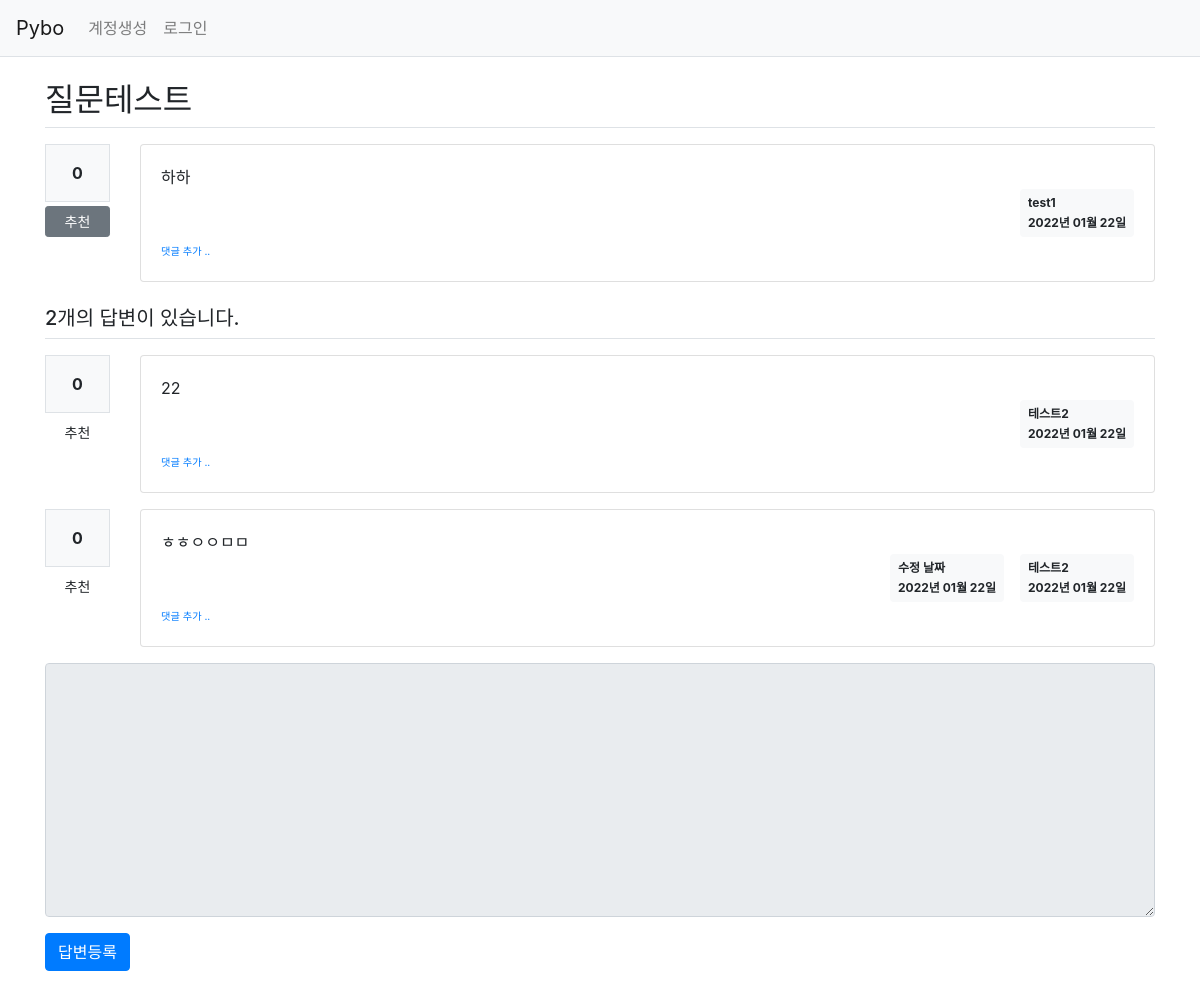
The app's page /question/detail/304/, older data.
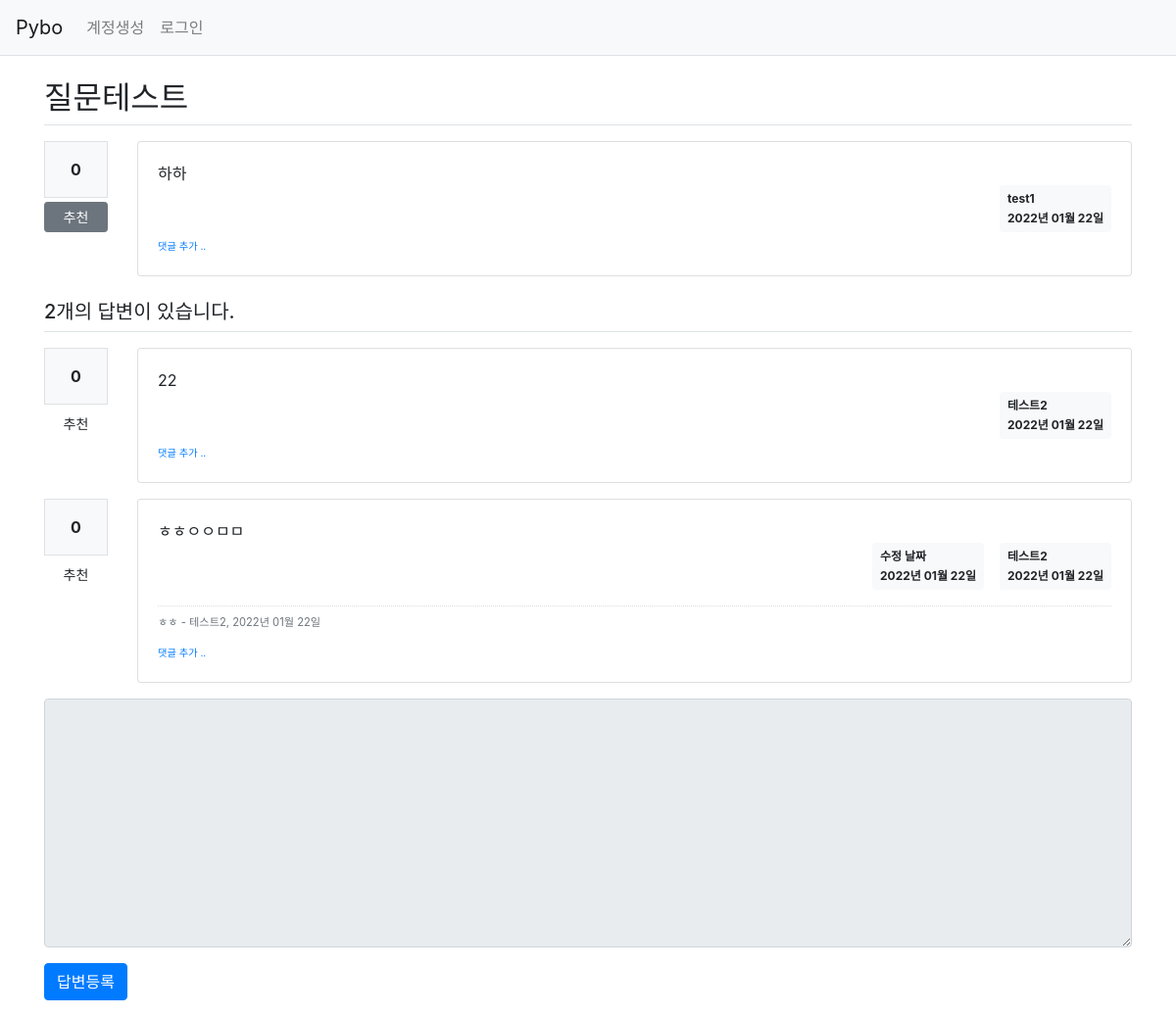
The same page, newer data.
### pybo/models.py (models this page shows)
class Answer(db.Model):
  id = db.Column(db.Integer, primary_key=True)
  question_id = db.Column(db.Integer, db.ForeignKey('question.id', ondelete='CASCADE'))
  question = db.relationship('Question', backref=db.backref('answer_set'))
  content = db.Column(db.Text(), nullable=False)
  create_date = db.Column(db.DateTime(), nullable=False)
  user_id = db.Column(db.Integer, db.ForeignKey('user.id', ondelete='CASCADE'), nullable=False)
  user = db.relationship('User', backref=db.backref('answer_set'))
  modify_date = db.Column(db.DateTime(), nullable=True)
  voter = db.relationship('User', secondary=answer_voter, backref=db.backref('answer_voter_set'))

class User(db.Model):
  id = db.Column(db.Integer, primary_key=True)
  username = db.Column(db.String(150), unique=True, nullable=False)
  password = db.Column(db.String(200), nullable=False)
  email = db.Column(db.String(120), unique=True, nullable=False)

class Comment(db.Model):
    id = db.Column(db.Integer, primary_key=True)
    user_id = db.Column(db.Integer, db.ForeignKey('user.id', ondelete='CASCADE'), nullable=False)
    user = db.relationship('User', backref=db.backref('comment_set'))
    content = db.Column(db.Text(), nullable=False)
    create_date = db.Column(db.DateTime(), nullable=False)
    modify_date = db.Column(db.DateTime())
    question_id = db.Column(db.Integer, db.ForeignKey('question.id', ondelete='CASCADE'), nullable=True)
    question = db.relationship('Question', backref=db.backref('comment_set'))
    answer_id = db.Column(db.Integer, db.ForeignKey('answer.id', ondelete='CASCADE'), nullable=True)
    answer = db.relationship('Answer', backref=db.backref('comment_set'))

### pybo/views/question_views.py (the view)
@bp.route('/detail/<int:question_id>/')
def detail(question_id):
    form = AnswerForm()
    question = Question.query.get_or_404(question_id)
    return render_template('question/question_detail.html', question=question, form=form)

### pybo/forms.py
class AnswerForm(FlaskForm):
    content = TextAreaField('내용', validators=[DataRequired('내용을 입력해주세요')])

### pybo/filter.py (called while the page is built)
def format_datetime(value, fmt='%Y년 %m월 %d일'):
    return value.strftime(fmt)

### pybo/views/auth_views.py (called while the page is built)
@bp.before_app_request
def load_logged_in_user():
    user_id = session.get('user_id')
    if user_id is None:
        g.user = None
    else:
        g.user = User.query.get(user_id)

### pybo/templates/question/question_detail.html (shortened to what the changed rows need)
{% extends 'base.html' %}
{% block content %}
<div class="container my-3">
    <h2 class="border-bottom py-2">{{ question.subject }}</h2>
    {% for answer in question.answer_set %}
    <div class="row my-3">
        <div class="col-1">
            <div class="bg-light text-center p-3 border font-weight-bolder mb-1">
                {{ answer.voter|length }}
            </div>
            <a
                href="#"
                class="recommend btn btn-sm btn-secomdary btn-block my-1"
                data-uri="{{ url_for('vote.answer', answer_id=answer.id) }}"
            >추천
            </a>
        </div>
        <div class="col-11">
            <div class="card">
                <div class="card-body">
                    <div class="card-text" style="white-space: pre-line;">{{ answer.content }}</div>
                    <div class="d-flex justify-content-end">
                        {% if answer.modify_date %}
                        <div class="badge badge-light p-2 text-left mx-3">
                            <div class="mb-2">수정 날짜</div>
                            <div>{{ answer.create_date|datetime }}</div>
                        </div>
                        {% endif %}
                        <div class="badge badge-light p-2 text-left">
                            <div class="mb-2">{{ answer.user.username }}</div>
                            <div>{{ answer.create_date|datetime }}</div>
                        </div>
                    </div>
                    {% if answer.comment_set|length > 0 %}
                    <div class="mt-3">
                        {% for comment in answer.comment_set %}
                        <div class="comment py-2 text-muted">
                            <span style="white-space: pre-line;">{{ comment.content }}</span>
                            <span>
                                - {{ comment.user.username }}, {{ comment.create_date|datetime }}
                            </span>
                        </div>
                        {% endfor %}
                    </div>
                    {% endif %}
                    <div>
                        <a href="{{ url_for('comment.create_answer', answer_id=answer.id) }}"
                           class="small"><small>댓글 추가 ..</small></a>
                    </div>
                </div>
            </div>
        </div>
    </div>
    {% endfor %}
</div>
{% endblock %}

Row changes from the older to the newer data that the page shows:
added Comment: content "ㅎㅎ", user.username "테스트2", create_date "2022년 01월 22일", shown under Answer "ㅎㅎㅇㅇㅁㅁ"
